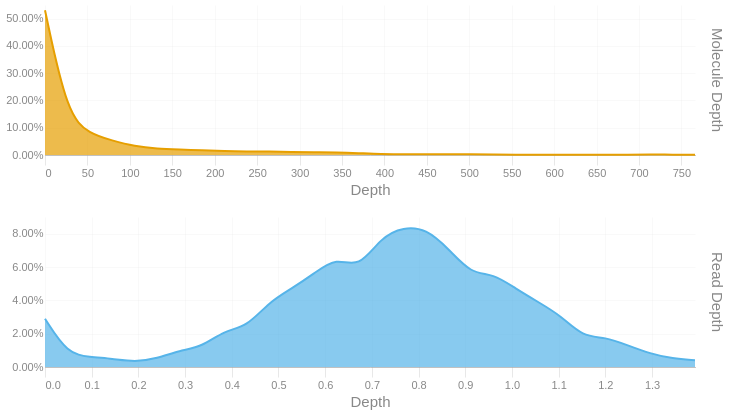

Notebook code for this chart:
### Code cell
readdep = depth_hist(tb['Read Depth'], q99, 3)
readdep = readdep.with_columns(pl.lit('Read Depth').alias('Metric'))
if not SKIPLR:
    moldep = depth_hist(tb['Molecule Depth'], mol_q99, 1)
    moldep = moldep.with_columns(pl.lit('Molecule Depth').alias('Metric'))
    _hist = pl.concat([readdep, moldep])
    _hist = _hist.filter(pl.col('Proportion') != 0)
    with SafeRender(_hist):
        (
            alt.Chart(_hist)        
            .mark_area(interpolate = "basis")
            .encode(
                x=alt.X('Bin:Q').scale(domainMin=0).axis(alt.Axis(title='Depth')),
                y = alt.Y('Proportion:Q', title = None).axis(format = '.2%'),
                color = alt.Color('Metric:N').legend(None),
                row = alt.Row("Metric:N").header(title = None, labelOrient = 'right'),
                tooltip = [
                    alt.Tooltip("Metric:N", title = "Metric"),
                    alt.Tooltip('Interval:N', title = "Depth Interval"),
                    alt.Tooltip('Proportion:Q', title = "% Alignments").format('.2%')
                ]
            )
            .resolve_scale(x='independent', y='independent')
            .properties(
                height = 150, width = 650,
                usermeta={'embedOptions': {'downloadFileName': f'{samplename}.depth.hist'}}
            )
        ).display()
else:
    readdep = readdep.filter(pl.col('Proportion') != 0)
    with SafeRender(readdep):
        (
            alt.Chart(readdep)        
            .mark_area(interpolate = "basis")
            .encode(
                x=alt.X('Bin:Q').scale(domainMin=0).axis(alt.Axis(title='Depth')),
                y = alt.Y('Proportion:Q', title = None).axis(format = '.2%'),
                tooltip = [
                    alt.Tooltip('Interval:N', title = "Depth Interval"),
                    alt.Tooltip('Proportion:Q', title = "% Alignments").format('.2%')
                ]
            )
            .properties(
                usermeta={'embedOptions': {'downloadFileName': f'{samplename}.depth.hist'}}
            )
        ).display()

### Figure 1 — Vega-Lite specification as saved in the notebook (floating-point values rounded to 4 significant figures)
{"width": 650, "height": 150, "config": {"title": {"anchor": "start", "dy": -15, "fontSize": 18, "color": "#888888", "subtitleColor": "#888888", "subtitleFontSize": 14}, "arc": {"fill": "#0072B2"}, "axis": {"domainColor": "#888888", "domainWidth": 0.5, "gridWidth": 0.2, "grid": false, "titleFontWeight": 400, "titleFontSize": 15, "labelFontSize": 11, "labelColor": "#888888", "tickColor": "#888888", "tickWidth": 0.2, "titleColor": "#888888"}, "axisBand": {"grid": false}, "axisX": {"grid": true, "tickSize": 10, "domainCap": "round"}, "axisY": {"domain": false, "grid": true, "tickSize": 0, "domainCap": "round"}, "background": "transparent", "header": {"labelFontSize": 15, "labelColor": "#888888", "titleFontSize": 15, "titleFontWeight": 600, "titleColor": "#888888"}, "legend": {"labelFont": "sans-serif", "labelFontSize": 12, "labelColor": "#888888", "symbolSize": 100, "symbolType": "circle", "titleFontSize": 12, "titlePadding": 10, "titleColor": "#888888", "title": null}, "range": {"category": ["#E69F00", "#56B4E9", "#009E73", "#F0E442", "#0072B2", "#D55E00", "#CC79A7", "#000000"], "diverging": ["#cfe8f3", "#a2d4ec", "#73bfe2", "#46abdb", "#1696d2", "#12719e"]}, "area": {"fill": "#0072B2", "fillOpacity": 0.7, "line": true, "strokeOpacity": 0.7}, "line": {"color": "#0072B2", "stroke": "#0072B2", "strokeWidth": 2}, "trail": {"color": "#0072B2", "stroke": "#0072B2", "strokeWidth": 0, "size": 1}, "point": {"filled": true, "fillOpacity": 1.0, "size": 95}, "text": {"color": "#888888", "fontSize": 11, "align": "right", "fontWeight": 400, "size": 11}, "bar": {"fill": "#0072B2", "stroke": null}, "view": {"stroke": null, "continuousWidth": 660, "continuousHeight": 400}}, "data": {"name": "data-69d30d9595c7714be73b643e9386ad6d"}, "mark": {"type": "area", "interpolate": "basis"}, "encoding": {"color": {"field": "Metric", "legend": null, "type": "nominal"}, "row": {"field": "Metric", "header": {"title": null, "labelOrient": "right"}, "type": "nominal"}, "tooltip": [{"field": "Metric", "title": "Metric", "type": "nominal"}, {"field": "Interval", "title": "Depth Interval", "type": "nominal"}, {"field": "Proportion", "format": ".2%", "title": "% Alignments", "type": "quantitative"}], "x": {"axis": {"title": "Depth"}, "field": "Bin", "scale": {"domainMin": 0}, "type": "quantitative"}, "y": {"axis": {"format": ".2%"}, "field": "Proportion", "title": null, "type": "quantitative"}}, "resolve": {"scale": {"x": "independent", "y": "independent"}}, "usermeta": {"embedOptions": {"downloadFileName": "S1_Musquodoboit_009.depth.hist"}}, "$schema": "https://vega.github.io/schema/vega-lite/v6.1.0.json", "datasets": {"data-69d30d9595c7714be73b643e9386ad6d": [{"Bin": 0.0, "Interval": "0.0-0.048", "Proportion": 0.029, "Metric": "Read Depth"}, {"Bin": 0.048, "Interval": "0.048-0.096", "Proportion": 0.008, "Metric": "Read Depth"}, {"Bin": 0.096, "Interval": "0.096-0.144", "Proportion": 0.006, "Metric": "Read Depth"}, {"Bin": 0.144, "Interval": "0.144-0.192", "Proportion": 0.005, "Metric": "Read Depth"}, {"Bin": 0.192, "Interval": "0.192-0.24", "Proportion": 0.003, "Metric": "Read Depth"}, {"Bin": 0.24, "Interval": "0.24-0.288", "Proportion": 0.005, "Metric": "Read Depth"}, {"Bin": 0.288, "Interval": "0.288-0.336", "Proportion": 0.01, "Metric": "Read Depth"}, {"Bin": 0.336, "Interval": "0.336-0.384", "Proportion": 0.012, "Metric": "Read Depth"}, {"Bin": 0.384, "Interval": "0.384-0.432", "Proportion": 0.022, "Metric": "Read Depth"}, {"Bin": 0.432, "Interval": "0.432-0.48", "Proportion": 0.024, "Metric": "Read Depth"}, {"Bin": 0.48, "Interval": "0.48-0.528", "Proportion": 0.039, "Metric": "Read Depth"}, {"Bin": 0.528, "Interval": "0.528-0.576", "Proportion": 0.047, "Metric": "Read Depth"}, {"Bin": 0.576, "Interval": "0.576-0.624", "Proportion": 0.056, "Metric": "Read Depth"}, {"Bin": 0.624, "Interval": "0.624-0.672", "Proportion": 0.066, "Metric": "Read Depth"}, {"Bin": 0.672, "Interval": "0.672-0.72", "Proportion": 0.059, "Metric": "Read Depth"}, {"Bin": 0.72, "Interval": "0.72-0.768", "Proportion": 0.078, "Metric": "Read Depth"}, {"Bin": 0.768, "Interval": "0.768-0.816", "Proportion": 0.084, "Metric": "Read Depth"}, {"Bin": 0.816, "Interval": "0.816-0.864", "Proportion": 0.083, "Metric": "Read Depth"}, {"Bin": 0.864, "Interval": "0.864-0.912", "Proportion": 0.071, "Metric": "Read Depth"}, {"Bin": 0.912, "Interval": "0.912-0.96", "Proportion": 0.056, "Metric": "Read Depth"}, {"Bin": 0.96, "Interval": "0.96-1.008", "Proportion": 0.056, "Metric": "Read Depth"}, {"Bin": 1.008, "Interval": "1.008-1.056", "Proportion": 0.047, "Metric": "Read Depth"}, {"Bin": 1.056, "Interval": "1.056-1.104", "Proportion": 0.039, "Metric": "Read Depth"}, {"Bin": 1.104, "Interval": "1.104-1.152", "Proportion": 0.031, "Metric": "Read Depth"}, {"Bin": 1.152, "Interval": "1.152-1.2", "Proportion": 0.018, "Metric": "Read Depth"}, {"Bin": 1.2, "Interval": "1.2-1.248", "Proportion": 0.018, "Metric": "Read Depth"}, {"Bin": 1.248, "Interval": "1.248-1.296", "Proportion": 0.013, "Metric": "Read Depth"}, {"Bin": 1.296, "Interval": "1.296-1.344", "Proportion": 0.008, "Metric": "Read Depth"}, {"Bin": 1.344, "Interval": "1.344-1.392", "Proportion": 0.005, "Metric": "Read Depth"}, {"Bin": 1.392, "Interval": "1.392-1.44", "Proportion": 0.004, "Metric": "Read Depth"}, {"Bin": 0.0, "Interval": "0.0-26.4", "Proportion": 0.531, "Metric": "Molecule Depth"}, {"Bin": 26.4, "Interval": "26.4-52.8", "Proportion": 0.145, "Metric": "Molecule Depth"}, {"Bin": 52.8, "Interval": "52.8-79.2", "Proportion": 0.078, "Metric": "Molecule Depth"}, {"Bin": 79.2, "Interval": "79.2-105.7", "Proportion": 0.053, "Metric": "Molecule Depth"}, {"Bin": 105.7, "Interval": "105.7-132.1", "Proportion": 0.032, "Metric": "Molecule Depth"}, {"Bin": 132.1, "Interval": "132.1-158.5", "Proportion": 0.023, "Metric": "Molecule Depth"}, {"Bin": 158.5, "Interval": "158.5-184.9", "Proportion": 0.02, "Metric": "Molecule Depth"}, {"Bin": 184.9, "Interval": "184.9-211.3", "Proportion": 0.017, "Metric": "Molecule Depth"}, {"Bin": 211.3, "Interval": "211.3-237.7", "Proportion": 0.014, "Metric": "Molecule Depth"}, {"Bin": 237.7, "Interval": "237.7-264.1", "Proportion": 0.013, "Metric": "Molecule Depth"}, {"Bin": 264.1, "Interval": "264.1-290.6", "Proportion": 0.013, "Metric": "Molecule Depth"}, {"Bin": 290.6, "Interval": "290.6-317.0", "Proportion": 0.011, "Metric": "Molecule Depth"}, {"Bin": 317.0, "Interval": "317.0-343.4", "Proportion": 0.01, "Metric": "Molecule Depth"}, {"Bin": 343.4, "Interval": "343.4-369.8", "Proportion": 0.01, "Metric": "Molecule Depth"}, {"Bin": 369.8, "Interval": "369.8-396.2", "Proportion": 0.007, "Metric": "Molecule Depth"}, {"Bin": 396.2, "Interval": "396.2-422.6", "Proportion": 0.003, "Metric": "Molecule Depth"}, {"Bin": 422.6, "Interval": "422.6-449.0", "Proportion": 0.003, "Metric": "Molecule Depth"}, {"Bin": 449.0, "Interval": "449.0-475.5", "Proportion": 0.002, "Metric": "Molecule Depth"}, {"Bin": 475.5, "Interval": "475.5-501.9", "Proportion": 0.003, "Metric": "Molecule Depth"}, {"Bin": 501.9, "Interval": "501.9-528.3", "Proportion": 0.003, "Metric": "Molecule Depth"}, {"Bin": 528.3, "Interval": "528.3-554.7", "Proportion": 0.002, "Metric": "Molecule Depth"}, {"Bin": 554.7, "Interval": "554.7-581.1", "Proportion": 0.001, "Metric": "Molecule Depth"}, {"Bin": 581.1, "Interval": "581.1-607.5", "Proportion": 0.001, "Metric": "Molecule Depth"}, {"Bin": 607.5, "Interval": "607.5-633.9", "Proportion": 0.001, "Metric": "Molecule Depth"}, {"Bin": 633.9, "Interval": "633.9-660.3", "Proportion": 0.001, "Metric": "Molecule Depth"}, {"Bin": 660.3, "Interval": "660.3-686.8", "Proportion": 0.001, "Metric": "Molecule Depth"}, {"Bin": 686.8, "Interval": "686.8-713.2", "Proportion": 0.001, "Metric": "Molecule Depth"}, {"Bin": 713.2, "Interval": "713.2-739.6", "Proportion": 0.002, "Metric": "Molecule Depth"}, {"Bin": 739.6, "Interval": "739.6-766.0", "Proportion": 0.001, "Metric": "Molecule Depth"}, {"Bin": 766.0, "Interval": "766.0-792.42", "Proportion": 0.001, "Metric": "Molecule Depth"}]}}
